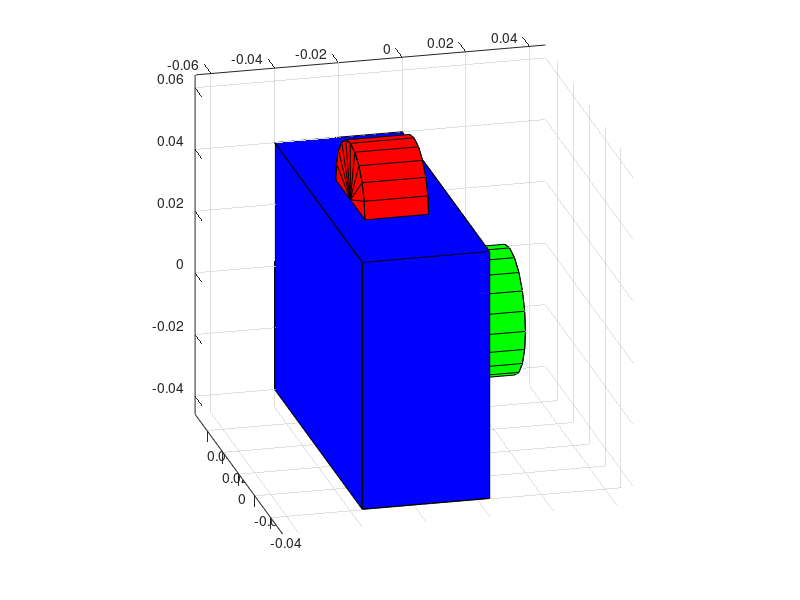

Source code (MATLAB): (Note: this script raises an error after producing the figure.)
function [XYZout,C,body,flash,lens]=cameraicon(w,h,d,l,lr,fr,fd)
%CAMERAICON Create camera object for 3D plotting.
%
%[XYZ,C]=cameraicon(w,h,d,l,lr,fr,fd)
%or
%[XYZ,C]=cameraicon([w,h,d,l,lr,fr,fd])
%w     - camera width = -w/2..+w/2. Defaults to 0.11.
%h     - camera height = -h/2..+h/2. Defaults to 0.08.
%d     - camera depth = -d..0. Defaults to 0.04;
%l     - camera lens length = 0..l. Defaults to d/2.
%lr    - lens radius. Defaults to min(w,h)/4.
%fr    - flash radius. Defaults to w/6.
%fd    - flash depth. Defaults to 0.5*d.
%XYZ,C - array with 3D points such that
%
%surf(XYZ(:,:,1),XYZ(:,:,2),XYZ(:,:,3),C) plots the camera.
%Flash has color==1, lens has color==2, body has color==3.
%
%cameraicon without any return arguments plots the camera.

% v1.0  2004-04-06. Niclas Borlin, niclas@cs.umu.se.

if (nargin==1)
	% vector as argument
	ww=w;
	if (length(ww)<1), w=0.11; else w=ww(1); end
	if (length(ww)<2), h=0.08; else h=ww(2); end
	if (length(ww)<3), d=0.04; else d=ww(3); end
	if (length(ww)<4), l=d/2; else l=w(4); end
	if (length(ww)<5), lr=min(w,h)/4; else lr=w(5); end
	if (length(ww)<6), fr=w/6; else fr=w(6); end
	if (length(ww)<7), fd=d/2; else fd=w(7); end
else
	if (nargin<1), w=0.11; end
	if (nargin<2), h=0.08; end
	if (nargin<3), d=0.04; end
	if (nargin<4), l=d/2; end
	if (nargin<5), lr=min(w,h)/4; end
	if (nargin<6), fr=w/6; end
	if (nargin<7), fd=d/2; end
end

% Surface separator.
sep=repmat(nan,2,1);

% Unit cube.
boxX=[0,0,1,1,nan,1,1,1,1;
	  0,0,1,1,nan,0,0,0,0];
boxY=[0,1,1,0,nan,1,0,0,1;
	  0,1,1,0,nan,1,0,0,1];
boxZ=[0,0,0,0,nan,1,1,0,0;
	  1,1,1,1,nan,1,1,0,0];

% Scale and position body.
bodyX=(boxX*2-1)*w/2;
bodyY=(boxY*2-1)*h/2;
bodyZ=(boxZ-1)*d;

% Create base cylinder.
[cylX,cylY,cylZ]=cylinder;

% Scale and position.
lensX=cylX*lr;
lensY=cylY*lr;
lensZ=cylZ*l;

% Create lens 'cap'.
lsX=diag([0,1])*lensX;
lsY=diag([0,1])*lensY;
lsZ=lensZ([2,2],:);

% Attach.
lensX=[lensX,sep,lsX];
lensY=[lensY,sep,lsY];
lensZ=[lensZ,sep,lsZ];

% Only keep half the cylinder.
flashX=cylX(:,1:floor(end/2)+1)*fr;
% Put it on top of camera.
flashY=cylY(:,1:floor(end/2)+1)*fr+h/2;
% Make its depth fd*d, and position centered at -d/2.
flashZ=(cylZ(:,1:floor(end/2)+1)*2-1)*fd/2-d/2;

% Create flash 'half-caps'.
fcX=diag([0,1])*flashX;
fcY=diag([0,1])*cylY(:,1:floor(end/2)+1)*fr+h/2;
fcZ1=flashZ([1,1],:);
fcZ2=flashZ([2,2],:);

% Attach half-caps.
flashX=[flashX,sep,fcX,sep,fcX];
flashY=[flashY,sep,fcY,sep,fcY];
flashZ=[flashZ,sep,fcZ1,sep,fcZ2];

% Construct complete 3D array.
XYZ=cat(3,...
		[bodyX,sep,lensX,sep,flashX],...
		[bodyY,sep,lensY,sep,flashY],...
		[bodyZ,sep,lensZ,sep,flashZ]);
r=reshape([1,0,0],1,1,3);
g=reshape([0,1,0],1,1,3);
b=reshape([0,0,1],1,1,3);

C=[repmat(3,size(bodyX)+[0,1]),repmat(2,size(lensX)+[0,1]),...
   repmat(1,size(flashX))];

if (nargout<1)
	surf(XYZ(:,:,1),XYZ(:,:,2),XYZ(:,:,3),C);
	colormap(eye(3));
	set(gcf,'renderer','opengl')
	axis equal
	view(3)
	set(gca,'cameraupvector',[0,1,0])
	set(gca,'cameraposition',[-80,30,-20])
	lighting phong
	camlight headlight
	material shiny
	set(gca,'projection','perspective')
	xlabel x
	ylabel y
	zlabel z
else
	XYZout=XYZ;
end

